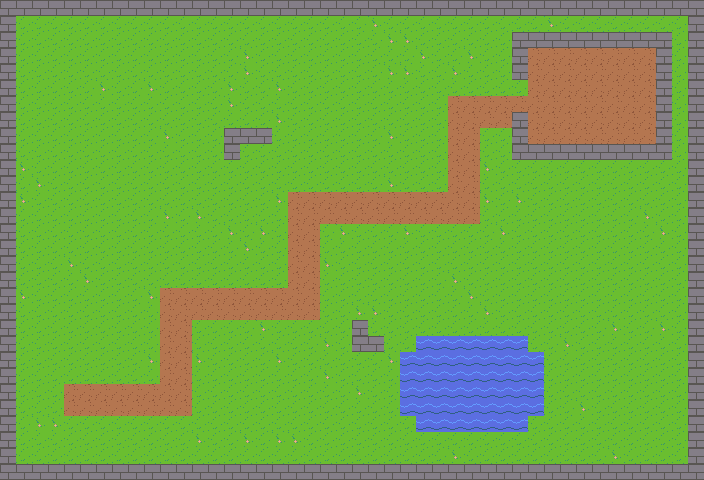

Tiled map render using the project's own tile images. Description and the map definition, with tile-layer contents summarised, below:
An orthogonal 44x30 tile map with 16x16 px tiles, 2 tile layers (Ground, Walls) and 38 objects (28x tree, 6x slime, player, npc, chest, ...).

<map version="1.10" tiledversion="1.10.2" orientation="orthogonal" renderorder="right-down" width="44" height="30" tilewidth="16" tileheight="16" infinite="0" backgroundcolor="#3a7d44" nextlayerid="4" nextobjectid="100">
 <properties>
  <property name="name" value="@level.name" />
 </properties>
 <tileset firstgid="1" source="tiles.tsx" />
 <layer id="1" name="Ground" width="44" height="30">
  <data>[1320 cells, 1320 non-empty, 3 distinct tile ids]</data>
 </layer>
 <layer id="2" name="Walls" width="44" height="30">
  <properties>
   <property name="solid" type="bool" value="true" />
  </properties>
  <data>[1320 cells, 231 non-empty, 2 distinct tile ids]</data>
 </layer>
 <objectgroup id="3" name="Entities">
  <object id="1" name="player1" type="player" x="72" y="392">
   <point />
  </object>
  <object id="2" name="npc2" type="npc" x="120" y="360">
   <properties>
    <property name="dialog" value="elder" />
   </properties>
   <point />
  </object>
  <object id="3" name="slime3" type="slime" x="200" y="328">
   <point />
  </object>
  <object id="4" name="slime4" type="slime" x="328" y="264">
   <point />
  </object>
  <object id="5" name="slime5" type="slime" x="360" y="168">
   <point />
  </object>
  <object id="6" name="slime6" type="slime" x="424" y="248">
   <point />
  </object>
  <object id="7" name="slime7" type="slime" x="488" y="152">
   <point />
  </object>
  <object id="8" name="slime8" type="slime" x="584" y="72">
   <point />
  </object>
  <object id="9" name="chest9" type="chest" x="616" y="88">
   <point />
  </object>
  <object id="10" name="sign10" type="sign" x="152" y="424">
   <properties>
    <property name="text" value="@sign.hello" />
   </properties>
   <point />
  </object>
  <object id="11" name="tree11" type="tree" x="56" y="64">
   <point />
  </object>
  <object id="12" name="tree12" type="tree" x="104" y="96">
   <point />
  </object>
  <object id="13" name="tree13" type="tree" x="152" y="64">
   <point />
  </object>
  <object id="14" name="tree14" type="tree" x="200" y="112">
   <point />
  </object>
  <object id="15" name="tree15" type="tree" x="88" y="176">
   <point />
  </object>
  <object id="16" name="tree16" type="tree" x="40" y="240">
   <point />
  </object>
  <object id="17" name="tree17" type="tree" x="136" y="224">
   <point />
  </object>
  <object id="18" name="tree18" type="tree" x="216" y="208">
   <point />
  </object>
  <object id="19" name="tree19" type="tree" x="264" y="64">
   <point />
  </object>
  <object id="20" name="tree20" type="tree" x="328" y="96">
   <point />
  </object>
  <object id="21" name="tree21" type="tree" x="392" y="64">
   <point />
  </object>
  <object id="22" name="tree22" type="tree" x="328" y="160">
   <point />
  </object>
  <object id="23" name="tree23" type="tree" x="200" y="256">
   <point />
  </object>
  <object id="24" name="tree24" type="tree" x="72" y="304">
   <point />
  </object>
  <object id="25" name="tree25" type="tree" x="56" y="448">
   <point />
  </object>
  <object id="26" name="tree26" type="tree" x="232" y="368">
   <point />
  </object>
  <object id="27" name="tree27" type="tree" x="264" y="432">
   <point />
  </object>
  <object id="28" name="tree28" type="tree" x="312" y="368">
   <point />
  </object>
  <object id="29" name="tree29" type="tree" x="344" y="416">
   <point />
  </object>
  <object id="30" name="tree30" type="tree" x="568" y="224">
   <point />
  </object>
  <object id="31" name="tree31" type="tree" x="616" y="256">
   <point />
  </object>
  <object id="32" name="tree32" type="tree" x="536" y="304">
   <point />
  </object>
  <object id="33" name="tree33" type="tree" x="648" y="336">
   <point />
  </object>
  <object id="34" name="tree34" type="tree" x="600" y="400">
   <point />
  </object>
  <object id="35" name="tree35" type="tree" x="424" y="448">
   <point />
  </object>
  <object id="36" name="tree36" type="tree" x="456" y="272">
   <point />
  </object>
  <object id="37" name="tree37" type="tree" x="376" y="240">
   <point />
  </object>
  <object id="38" name="tree38" type="tree" x="136" y="144">
   <point />
  </object>
 </objectgroup>
</map>
